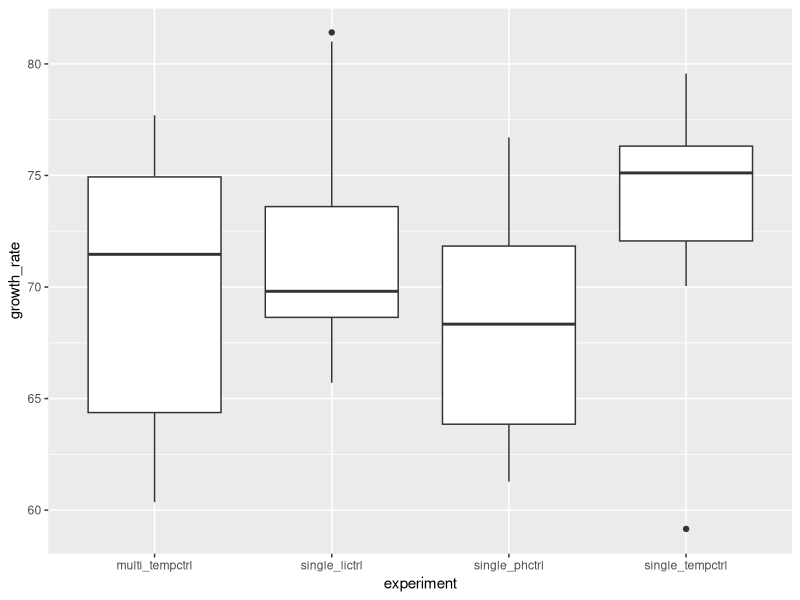
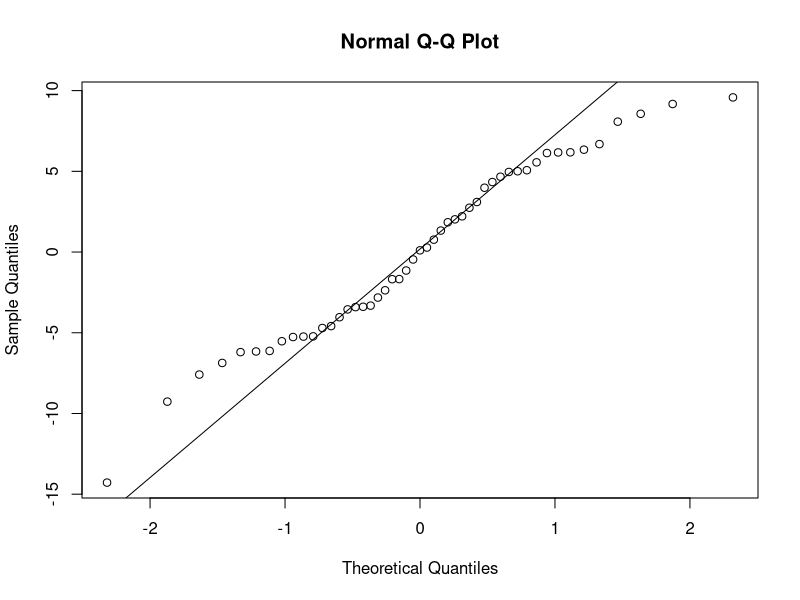
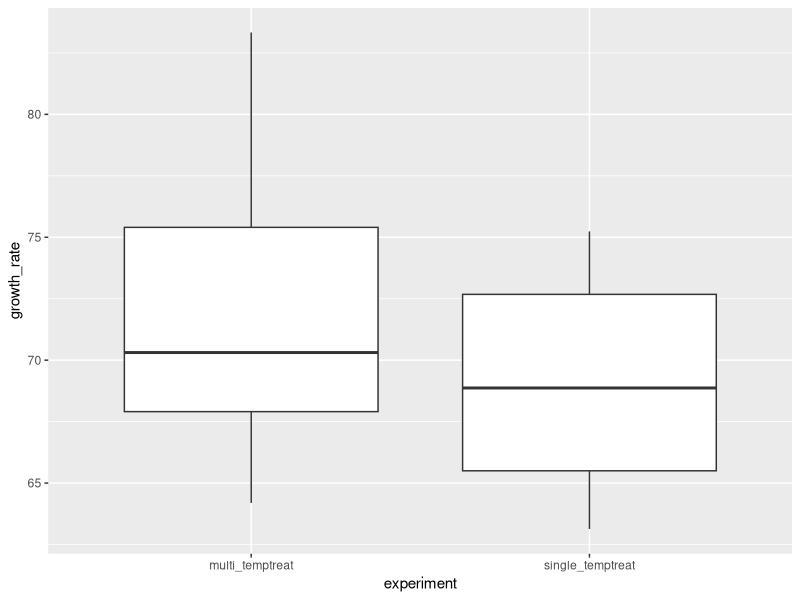
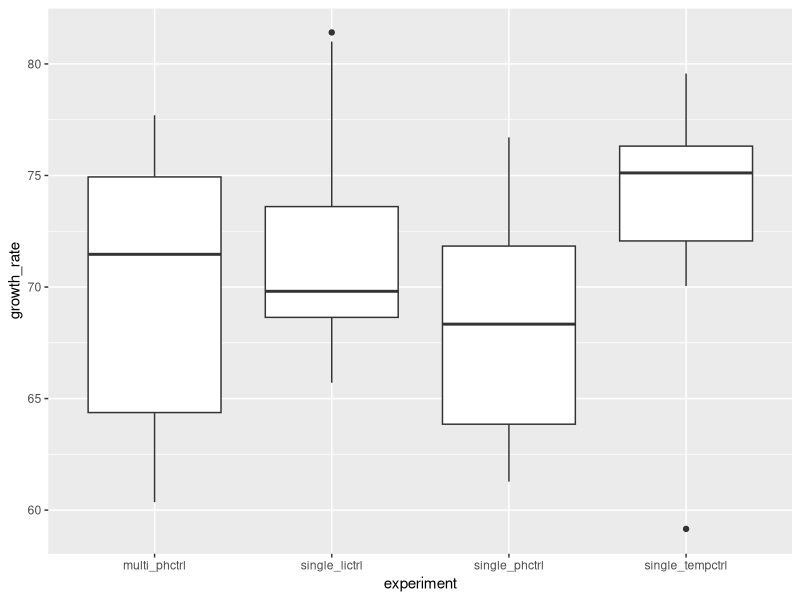
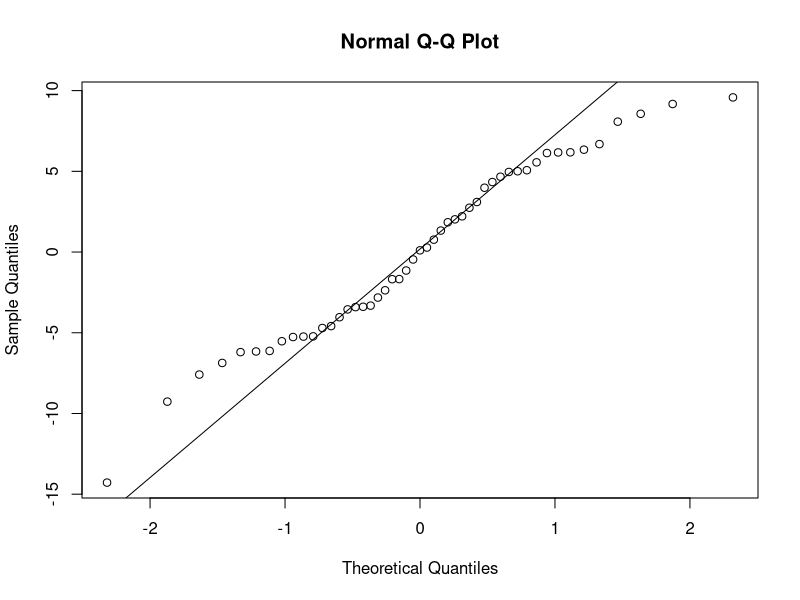
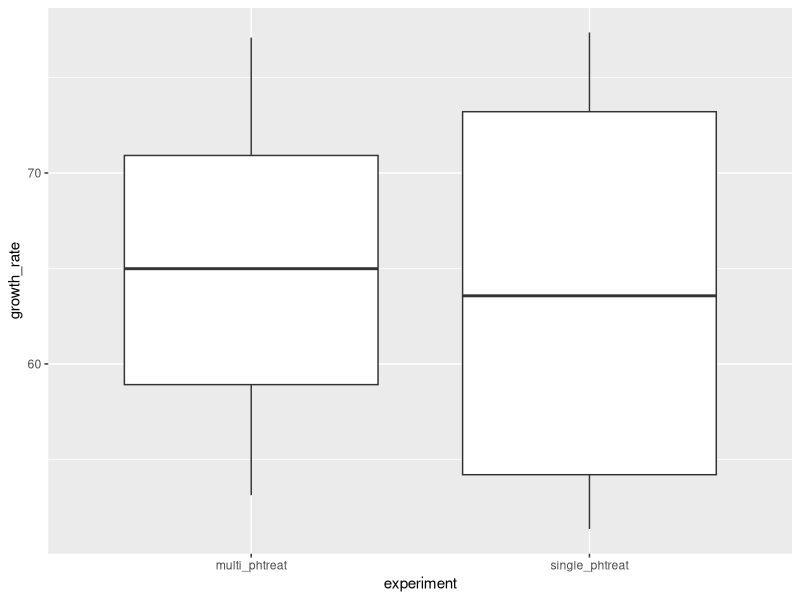
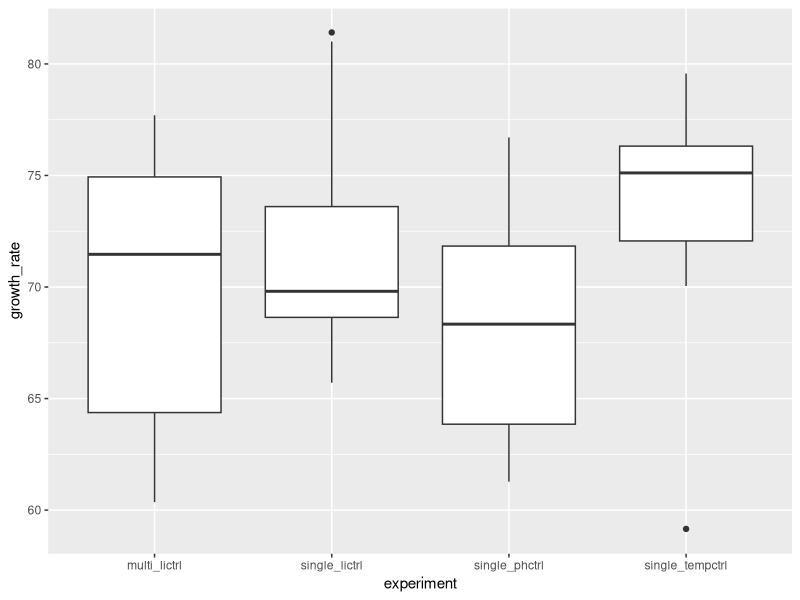
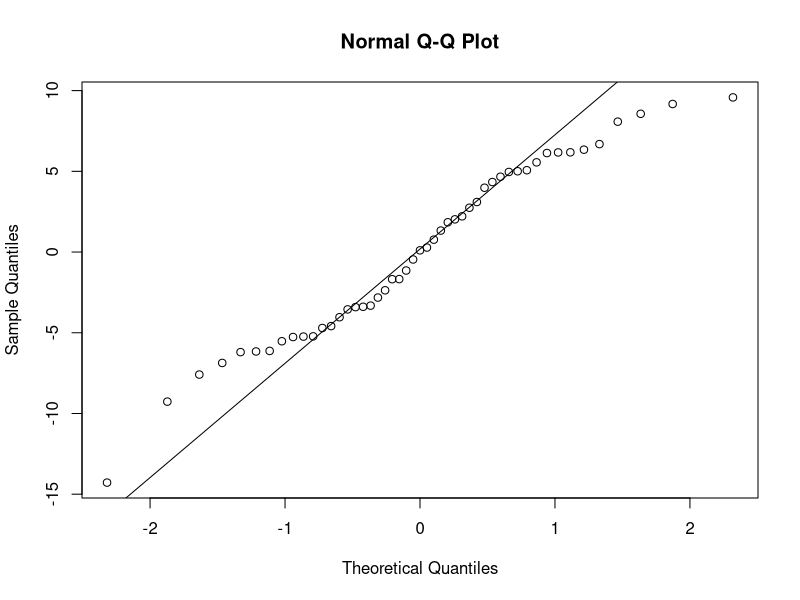

The R source for these figures, in order:
## ---- chunk 1
knitr::opts_chunk$set(echo = TRUE)
## ---- chunk 2
library(readxl)
library(ggplot2)
library(car)
library(dplyr)
knitr::opts_chunk$set(echo = TRUE)
## ---- chunk 3
dataTctrl <- read_excel("consistency_tempctrl.xlsx")

View(dataTctrl)
plottTctrl <- ggplot(dataTctrl, aes(experiment, growth_rate)) + geom_boxplot()
plottTctrl
## ---- chunk 4
modelTctrl <- aov(growth_rate ~ experiment, data = dataTctrl)
summary(modelTctrl)
## ---- chunk 5
qqnorm(modelTctrl$residuals)
qqline(modelTctrl$residuals)
## ---- chunk 6
shapiro.test(dataTctrl$growth_rate)
## ---- chunk 7
leveneTest(growth_rate ~ experiment, data = dataTctrl)
## ---- chunk 8
dataTtreat <- read_excel("consistency_temptreat.xlsx")
dataTtreat

plottTtreat <- ggplot(dataTtreat, aes(experiment, growth_rate)) + geom_boxplot()
plottTtreat
## ---- chunk 9
t.test(dataTtreat$growth_rate ~ dataTtreat$experiment, var.equal = TRUE)
## ---- chunk 10
shapiro.test(dataTtreat$growth_rate)
## ---- chunk 11
leveneTest(growth_rate ~ experiment, data = dataTtreat)
## ---- chunk 12
datapHctrl <- read_excel("consistency_pHctrl.xlsx")

plottpHctrl <- ggplot(datapHctrl, aes(experiment, growth_rate)) + geom_boxplot()
plottpHctrl
## ---- chunk 13
modelpHctrl <- aov(growth_rate ~ experiment, data = datapHctrl) 
summary(modelpHctrl)
## ---- chunk 14
qqnorm(modelpHctrl$residuals)
qqline(modelpHctrl$residuals)
## ---- chunk 15
shapiro.test(datapHctrl$growth_rate)
## ---- chunk 16
leveneTest(growth_rate ~ experiment, data = datapHctrl)
## ---- chunk 17
datapHtreat <- read_excel("consistency_pHtreat.xlsx")


View(datapHtreat)
plottpHtreat <- ggplot(datapHtreat, aes(experiment, growth_rate)) + geom_boxplot()
plottpHtreat
## ---- chunk 18
t.test(datapHtreat$growth_rate ~ datapHtreat$experiment, var.equal = TRUE)
## ---- chunk 19
shapiro.test(dataTtreat$growth_rate)
## ---- chunk 20
leveneTest(growth_rate ~ experiment, data = dataTtreat)
## ---- chunk 21
dataLictrl <- read_excel("consistency_Lictrl.xlsx")

plottLictrl <- ggplot(dataLictrl, aes(experiment, growth_rate)) + geom_boxplot()
plottLictrl
## ---- chunk 22
modelLictrl <- aov(growth_rate ~ experiment, data = dataLictrl) 
summary(modelLictrl)
## ---- chunk 23
qqnorm(modelLictrl$residuals)
qqline(modelLictrl$residuals)
## ---- chunk 24
shapiro.test(dataLictrl$growth_rate)
## ---- chunk 25
leveneTest(growth_rate ~ experiment, data = dataLictrl)
## ---- chunk 26
dataLitreat <- read_excel("consistency_Litreat.xlsx")

plottLitreat <- ggplot(dataLitreat, aes(experiment, growth_rate)) + geom_boxplot()
plottLitreat
## ---- chunk 27
t.test(dataLitreat$growth_rate ~ dataLitreat$experiment, var.equal = TRUE)  
## ---- chunk 28
shapiro.test(dataLitreat$growth_rate)
## ---- chunk 29
leveneTest(growth_rate ~ experiment, data = dataLitreat)
